Frame 1 (no input): blank canvas, image omitted
Frame 60 (no input): blank canvas, image omitted
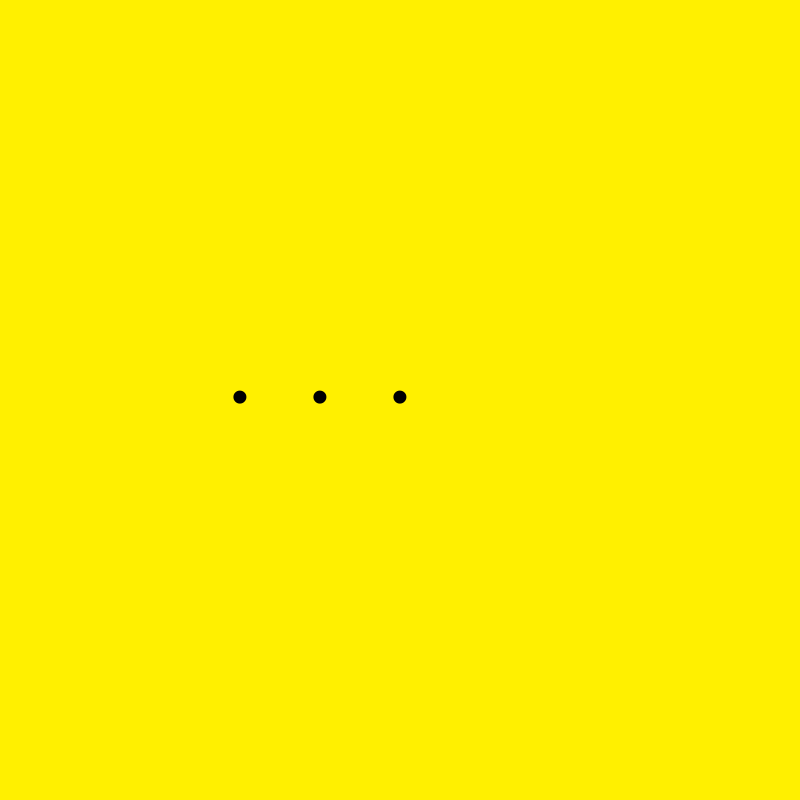
Frame 120 (the mouse pressed at the canvas centre since frame 60)

The p5.js sketch whose frames 1 and 60 were blank and that drew this single picture after the mouse press (run headless with seeded random() and noise() and a simulated clock; from frame 60 on, the mouse is pressed at the canvas centre):

// p5.js sketch
// ── sketch.js
// dima_challenge_01
// Dima Konev
// 

function setup() {
    createCanvas(800, 800);

}

maxSymbols = 0;
startSymbol = 0;
endSymbol = 5;
currentSet = 0;

var symbols = [ ["•", "•", "•", "•", "•"],
                ["1", "2", "3", "4", "5"],
                ["i", "f", "{", "…", "}"],
                ["h", "e", "l", "l", "o"]
              ];

function draw() {
    background(255, 240, 0);

    fill(0, 0, 0);
    textAlign(CENTER, CENTER);
    textSize(48);

    for(var i = startSymbol; i < maxSymbols; i++) {
        text(symbols[currentSet][i], 240 + 80 * i, 400);
    }

    if (frameCount % 30 == 0) {
        maxSymbols++;
    }
    //don't go beyond max symbols
    if (maxSymbols > endSymbol) {
        maxSymbols = 0;
    }
    //change to next symbol set
    if (frameCount % 180 == 0) {
       currentSet++;
    }
    //don't go beyond number of symbol sets
    if (currentSet == symbols.length) {
        currentSet = 0;
    }
}
